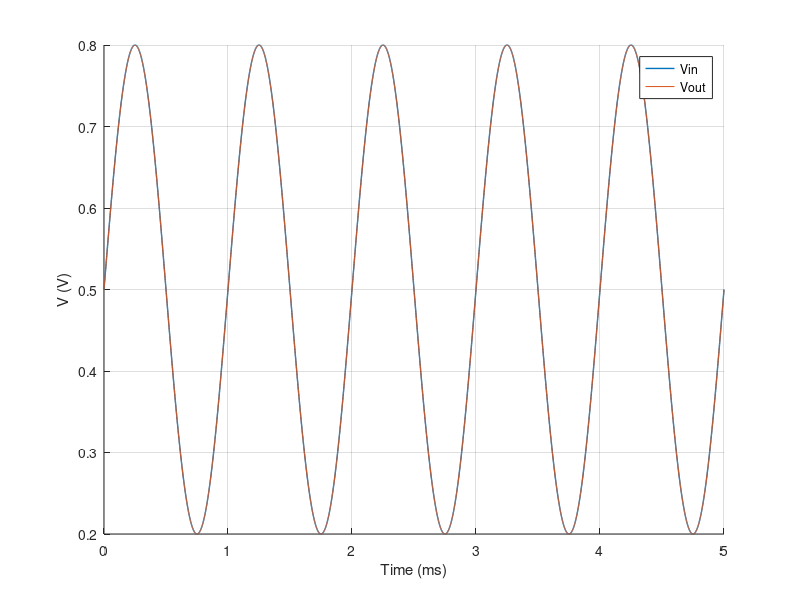

Write the MATLAB code that produced this figure.
clear all; close all; clc;

%% Read data from CSV in the same folder
M = csvread('tran_3m.csv',1,0);
t = M(:,1).*1000;
vin = M(:,4);
vout = M(:,2);

%% Generate plot
hold on;
plot(t,vin,'LineWidth',1.0);
plot(t,vout,'LineWidth',0.6);
xlabel('Time (ms)');
ylabel('V (V)');
axis([min(t),max(t),min(vin),max(vin)]);
legend('Vin','Vout');
grid on;

saveas(gcf,'tran_3m.eps','epsc');
